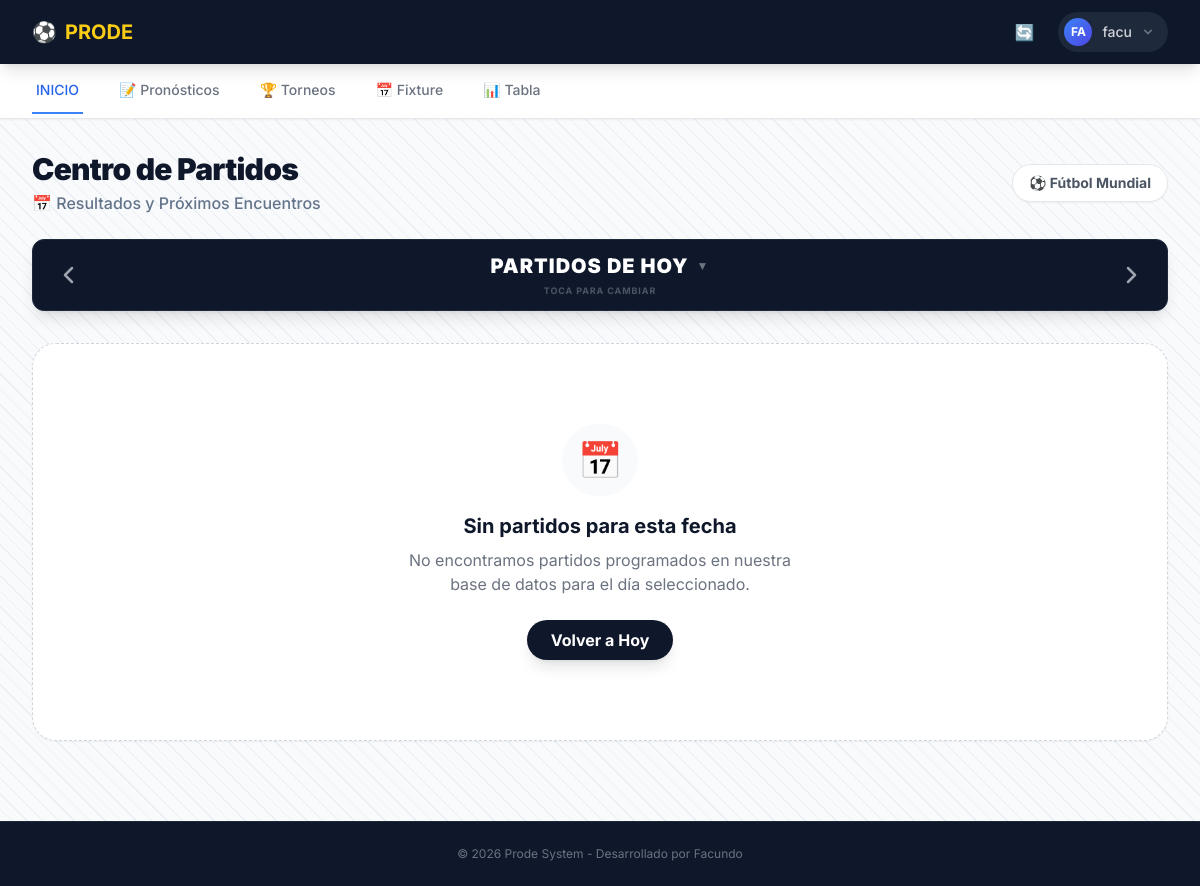
The app's page / (signed in), older data.
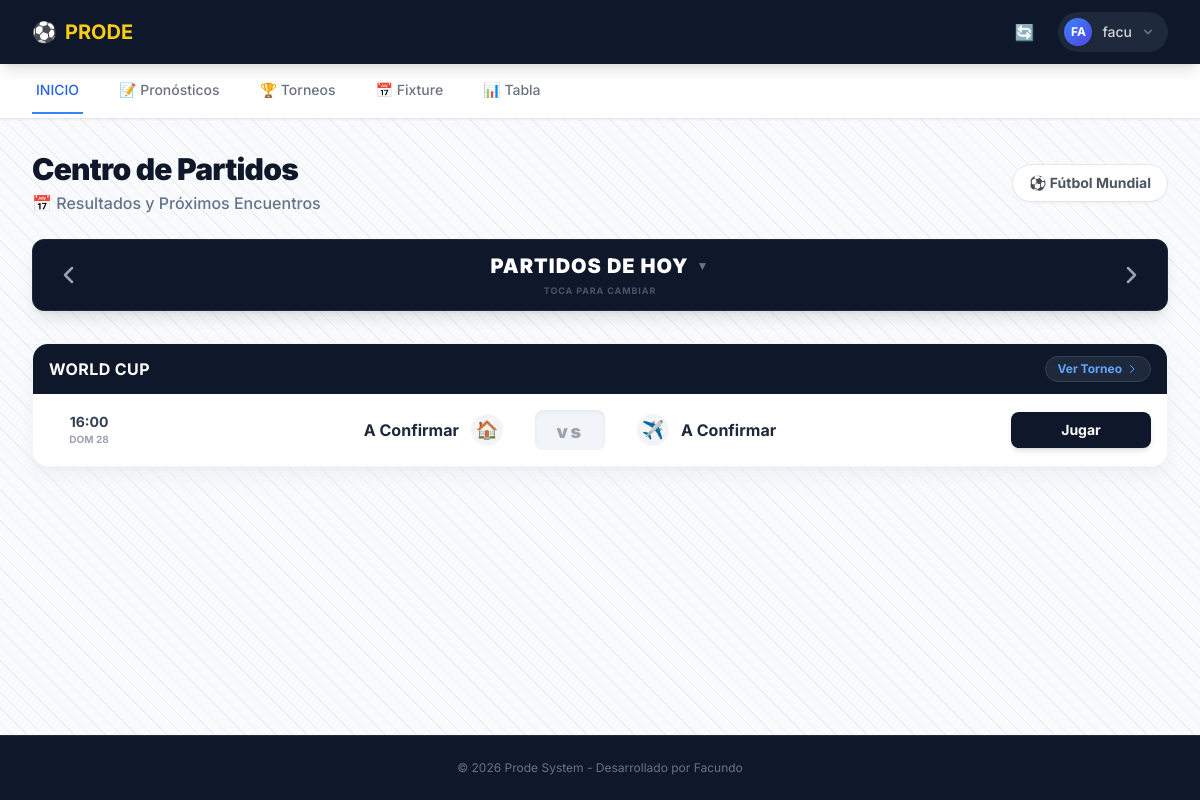
The same page, newer data.
### core/models.py (models this page shows, shortened)
class Competition(models.Model):
    name = models.CharField(max_length=100, verbose_name="Nombre Liga/Copa") # Ej: Premier League
    slug = models.SlugField(unique=True, verbose_name="Identificador URL") # Ej: premier-league
    api_id = models.IntegerField(unique=True, verbose_name="ID en API Football") # Ej: 2021
    TYPE_CHOICES = [
        ('LEAGUE', 'Liga'),
        ('CUP', 'Copa'),
    ]
    type = models.CharField(max_length=10, choices=TYPE_CHOICES, default='LEAGUE')

class Match(models.Model):
    competition = models.ForeignKey(Competition, on_delete=models.CASCADE, related_name='matches', verbose_name="Competición")
    home_team = models.ForeignKey(Team, on_delete=models.CASCADE, related_name='home_matches', verbose_name="Local")
    away_team = models.ForeignKey(Team, on_delete=models.CASCADE, related_name='away_matches', verbose_name="Visitante")
    date = models.DateTimeField(verbose_name="Fecha del partido")
    status = models.CharField(max_length=20, default='SCHEDULED')
    round_name = models.CharField(max_length=50, verbose_name="Ronda / Fecha")
    home_goals = models.IntegerField(null=True, blank=True, verbose_name="Goles Local")
    away_goals = models.IntegerField(null=True, blank=True, verbose_name="Goles Visitante")
    class Meta:
        verbose_name = "Partido"
        verbose_name_plural = "Partidos"

class Team(models.Model):
    name = models.CharField(max_length=50, verbose_name="Nombre")
    flag_code = models.CharField(max_length=5, verbose_name="Código Bandera") # Ej: "ar", "br"
    logo = models.URLField(null=True, blank=True, verbose_name="Escudo URL")

### core/views.py (the view)
# urls.py: 2. Add a URL to urlpatterns:  path('', views.home, name='home')
@login_required
def home(request):
    comp_id = request.session.get('competencia_id')
    competencia_activa = None
    if comp_id:
        competencia_activa = Competition.objects.filter(id=comp_id).first()
    fecha_str = request.GET.get('fecha')
    hoy = timezone.localdate()
    if fecha_str:
        try:
            fecha_seleccionada = datetime.strptime(fecha_str, '%Y-%m-%d').date()
        except ValueError:
            fecha_seleccionada = hoy
    else:
        fecha_seleccionada = hoy
    dia_anterior = fecha_seleccionada - timedelta(days=1)
    dia_siguiente = fecha_seleccionada + timedelta(days=1)
    delta = (fecha_seleccionada - hoy).days
    if delta == 0:
        texto_fecha = "PARTIDOS DE HOY"
    elif delta == 1:
        texto_fecha = "MAÑANA"
    elif delta == -1:
        texto_fecha = "AYER"
    else:
        texto_fecha = fecha_seleccionada.strftime("%d/%m")
    partidos_dia = Match.objects.filter(
        date__date=fecha_seleccionada # Django convierte esto a tu zona horaria automáticamente
    ).select_related('competition', 'home_team', 'away_team').order_by('competition', 'date')
    partidos_mostrar = []
    for partido in partidos_dia:
        prediccion = Prediction.objects.filter(user=request.user, match=partido).first()
        partidos_mostrar.append({
            'partido': partido,
            'prediccion': prediccion,
            'competition': partido.competition
        })
    return render(request, 'core/home.html', {
        'partidos_hoy': partidos_mostrar,
        'competencia_activa': competencia_activa,
        'texto_fecha': texto_fecha,
        'fecha_anterior': dia_anterior.strftime('%Y-%m-%d'),
        'fecha_siguiente': dia_siguiente.strftime('%Y-%m-%d'),
        'es_hoy': (fecha_seleccionada == hoy)
    })

### core/context_processors.py (called while the page is built)
def selector_competencias(request):
    todas_comps = Competition.objects.all()
    comp_id = request.session.get('competencia_id')
    competencia_activa = None
    if comp_id:
        competencia_activa = Competition.objects.filter(id=comp_id).first()
    if not competencia_activa and todas_comps.exists():
        competencia_activa = todas_comps.first()
        request.session['competencia_id'] = competencia_activa.id
    return {
        'lista_competencias': todas_comps,
        'competencia_activa': competencia_activa
    }

### core/templates/core/home.html (shortened to what the changed rows need)
{% extends 'core/base.html' %}
{% block content %}
    <div class="flex flex-col gap-6 mb-8">
        <div class="flex flex-col md:flex-row justify-between items-center gap-4">
            <div>
                <h1 class="text-3xl font-black text-slate-900 tracking-tight">Centro de Partidos</h1>
            </div>
        </div>
        <div class="bg-slate-900 rounded-xl shadow-lg flex items-center justify-between px-4 py-3 border border-slate-800 max-w-7xl mx-auto w-full relative z-10">
            <div class="relative group flex flex-col items-center justify-center flex-grow">
                <h2 class="text-white font-black text-lg md:text-xl uppercase tracking-wider flex items-center justify-center gap-2 group-hover:text-yellow-400 transition select-none">
                    <span class="text-xs text-gray-500 group-hover:text-yellow-400 transition">▼</span>
                </h2>
            </div>
        </div>
    </div>
    {% regroup partidos_hoy by competition as partidos_por_liga %}
    <div class="space-y-8 pb-12 max-w-7xl mx-auto">
        {% for liga in partidos_por_liga %}
            <div class="bg-white rounded-2xl shadow-lg shadow-slate-200/50 overflow-hidden border border-slate-100">
                <div class="bg-slate-900 px-4 py-3 flex items-center justify-between">
                    <div class="flex items-center gap-3">
                        <h2 class="text-white font-bold text-sm md:text-base tracking-wide uppercase">
                            {{ liga.grouper.name }}
                        </h2>
                    </div>
                    <a href="{% url 'pronosticos_liga' liga.grouper.id %}" class="text-xs font-bold text-blue-400 hover:text-white transition flex items-center gap-1 bg-slate-800 px-3 py-1 rounded-full border border-slate-700 hover:border-slate-500">
                        Ver Torneo
                        <svg class="w-3 h-3" fill="none" stroke="currentColor" viewBox="0 0 24 24"><path stroke-linecap="round" stroke-linejoin="round" stroke-width="2" d="M9 5l7 7-7 7"></path></svg>
                    </a>
                </div>
                <div class="divide-y divide-gray-100">
                    {% for item in liga.list %}
                        <div class="group p-4 hover:bg-slate-50 transition relative">
                            <div class="flex flex-col md:flex-row items-center gap-4">
                                <div class="flex md:flex-col items-center justify-center min-w-[80px] gap-2 md:gap-0 text-center">
                                    {% if item.partido.status == 'IN_PLAY' %}
                                        <span class="text-[10px] text-red-600 font-bold uppercase tracking-wider animate-pulse">EN VIVO</span>
                                    {% elif item.partido.status == 'FINISHED' %}
                                        <span class="text-xs font-bold text-gray-400">Final</span>
                                    {% else %}
                                        <span class="text-sm font-bold text-slate-700">{{ item.partido.date|date:"H:i" }}</span>
                                        <span class="text-[10px] text-gray-400 font-bold uppercase">{{ item.partido.date|date:"D d" }}</span>
                                    {% endif %}
                                </div>
                                <div class="flex-grow flex items-center justify-center w-full md:w-auto gap-4 md:gap-8">
                                    <div class="flex items-center justify-end gap-3 flex-1 text-right">
                                        <span class="font-bold text-slate-800 text-sm md:text-base leading-tight hidden md:block">
                                            {{ item.partido.home_team.name }}
                                        </span>
                                        {% if item.partido.home_team.logo %}
                                            <img src="{{ item.partido.home_team.logo }}" class="w-8 h-8 object-contain" alt="Local">
                                        {% else %}
                                            <div class="w-8 h-8 bg-gray-100 rounded-full flex items-center justify-center text-lg">🏠</div>
                                        {% endif %}
                                    </div>
                                    <div class="font-black text-xl md:text-2xl text-slate-900 bg-slate-100 px-3 py-1 rounded-lg min-w-[70px] text-center tracking-widest shadow-inner">
                                        {% if item.partido.status == 'SCHEDULED' or item.partido.status == 'TIMED' %}
                                            <span class="text-gray-400 text-lg">vs</span>
                                        {% else %}
                                            {{ item.partido.home_goals }}-{{ item.partido.away_goals }}
                                        {% endif %}
                                    </div>
                                    <div class="flex items-center justify-start gap-3 flex-1 text-left">
                                        {% if item.partido.away_team.logo %}
                                            <img src="{{ item.partido.away_team.logo }}" class="w-8 h-8 object-contain" alt="Visitante">
                                        {% else %}
                                            <div class="w-8 h-8 bg-gray-100 rounded-full flex items-center justify-center text-lg">✈️</div>
                                        {% endif %}
                                        <span class="font-bold text-slate-800 text-sm md:text-base leading-tight hidden md:block">
                                            {{ item.partido.away_team.name }}
                                        </span>
                                    </div>
                                </div>
                                <div class="w-full md:w-auto min-w-[140px] flex justify-center mt-2 md:mt-0">
                                    {% if item.prediccion %}
                                        <div class="flex flex-col items-center w-full">
                                            <a href="{% url 'predecir' item.partido.id %}" class="w-full text-center bg-white border border-blue-200 text-blue-700 hover:bg-blue-50 font-bold py-2 px-4 rounded-lg text-sm transition flex items-center justify-center gap-2">
                                                ✏️ {{ item.prediccion.predicted_home }} - {{ item.prediccion.predicted_away }}
                                            </a>
                                            {% if item.prediccion.points > 0 %}
                                                <span class="text-[10px] font-bold text-green-600 bg-green-50 px-2 py-0.5 rounded-full mt-1 border border-green-100">
                                                    +{{ item.prediccion.points }} pts
                                                </span>
                                            {% endif %}
                                        </div>
                                    {% else %}
                                        {% if item.partido.status == 'SCHEDULED' or item.partido.status == 'TIMED' %}
                                            <a href="{% url 'predecir' item.partido.id %}" class="w-full text-center bg-slate-900 hover:bg-blue-600 text-white text-sm font-bold py-2 px-6 rounded-lg shadow-md hover:shadow-lg transition transform hover:-translate-y-0.5 active:scale-95">
                                                Jugar
                                            </a>
                                        {% else %}
                                            <span class="text-gray-400 text-xs font-bold uppercase bg-gray-100 px-3 py-1 rounded w-full text-center">Cerrado</span>
                                        {% endif %}
                                    {% endif %}
                                </div>
                            </div>
                        </div>
                    {% endfor %}
                </div>
            </div>
        {% empty %}
            <div class="flex flex-col items-center justify-center py-20 bg-white rounded-3xl border border-dashed border-gray-300 shadow-sm text-center px-4">
                <div class="bg-slate-50 p-4 rounded-full mb-4">
                    <span class="text-4xl">📅</span>
                </div>
                <h3 class="text-xl font-bold text-slate-900">Sin partidos para esta fecha</h3>
                <p class="text-gray-500 max-w-sm mt-2 mb-6">No encontramos partidos programados en nuestra base de datos para el día seleccionado.</p>
                <a href="{% url 'home' %}" class="bg-slate-900 text-white px-6 py-2 rounded-full font-bold hover:bg-slate-800 transition shadow-lg">
                    Volver a Hoy
                </a>
            </div>
        {% endfor %}
    </div>
{% endblock %}

Row changes from the older to the newer data that the page shows:
added Competition: grouper.name "WORLD CUP"
added Match: partido "16:00", partido "DOM 28", partido.home_team.name "A Confirmar", status "vs", partido.away_team.name "A Confirmar"
Text that changed along with them:
text no longer shown: "📅 Sin partidos para esta fecha No encontramos partidos programados en nuestra base de datos para el día seleccionado. Volver a Hoy"
